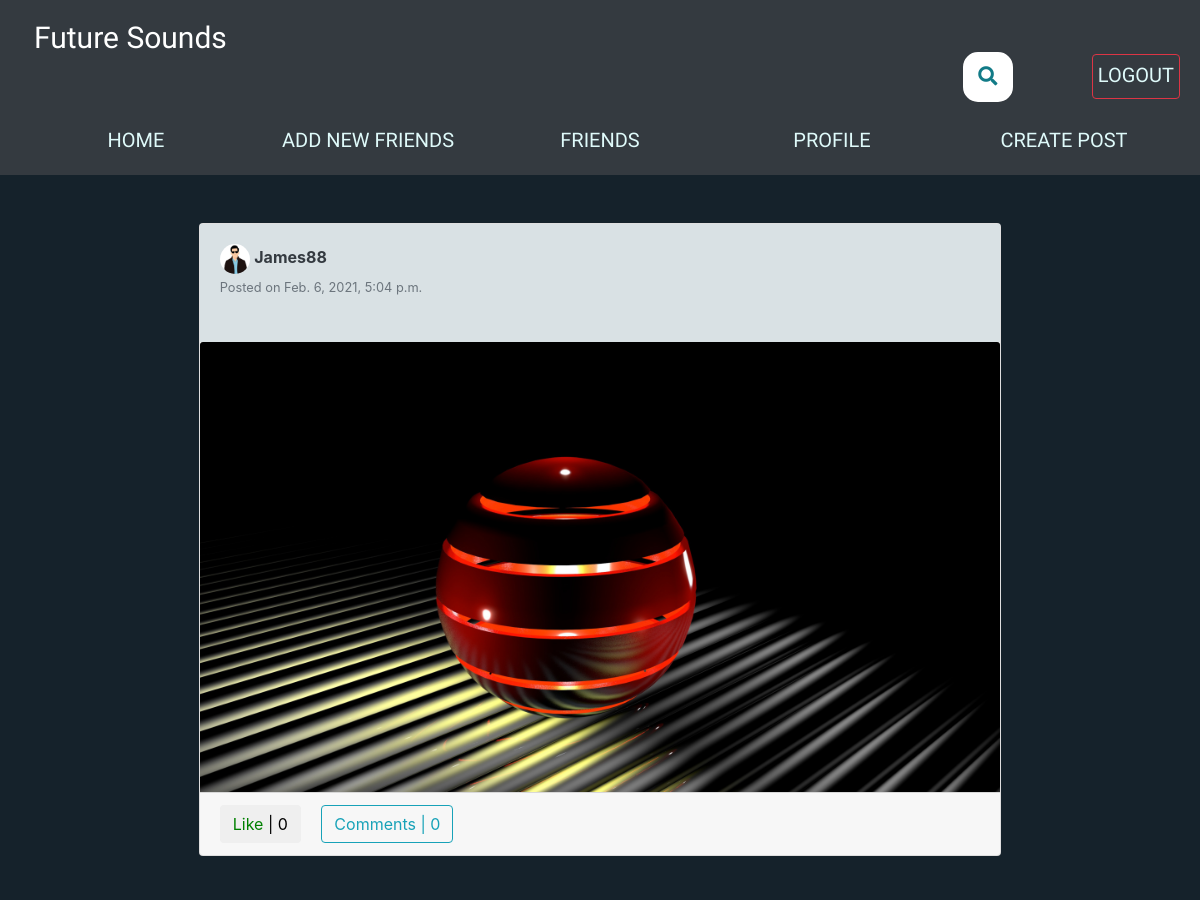
Page /user_posts/James88 (signed in, upper part) on the earlier database version.
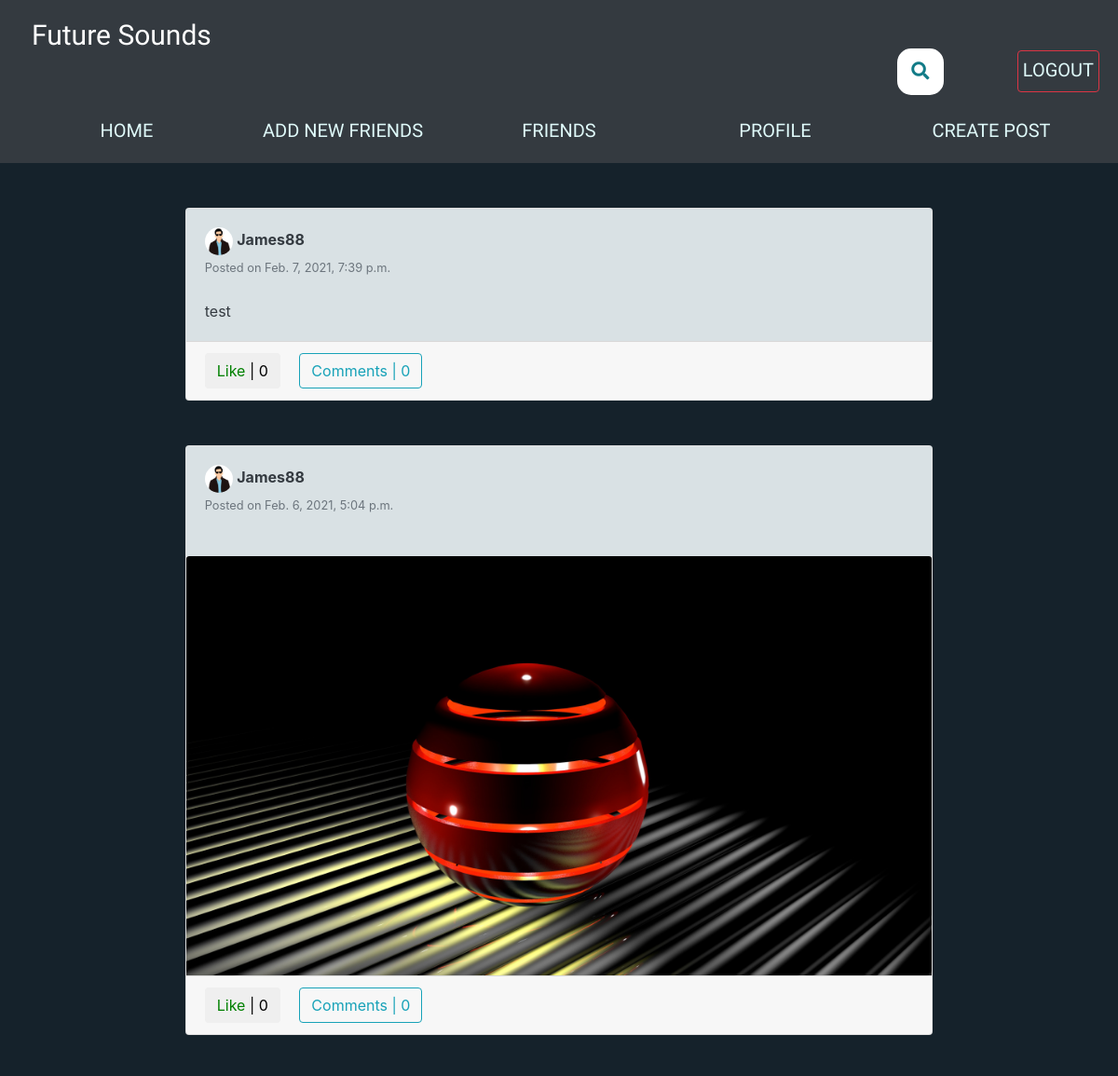
Same page on the later database version.
### feed/models.py (models this page shows, shortened)
class Post(models.Model):
	description = models.TextField(max_length=255)
	pic = models.ImageField(upload_to='path/to/img', blank=True)
	date_posted = models.DateTimeField(default=timezone.now)
	user_name = models.ForeignKey(User, on_delete=models.CASCADE)
	tags = models.CharField(max_length=100, blank=True)

### users/models.py (models this page shows, shortened)
class Profile(models.Model):
    user = models.OneToOneField(User, on_delete=models.CASCADE)
    image = models.ImageField(default='default.png', upload_to='profile_pics')
    slug = AutoSlugField(populate_from='user')
    bio = models.CharField(max_length=255, blank=True)
    friends = models.ManyToManyField('Profile', blank=True)
    def get_absolute_url(self):
        return "/users/{}".format(self.slug)

### feed/views.py (the view)
# urls.py: path('user_posts/<str:username>', UserPostListView.as_view(), name='user-posts'),
class UserPostListView(LoginRequiredMixin, ListView):
	model = Post
	template_name = 'feed/user_posts.html'
	context_object_name = 'posts'
	paginate_by = 10
	def get_context_data(self, **kwargs):
		context = super(UserPostListView, self).get_context_data(**kwargs)
		user = get_object_or_404(User, username=self.kwargs.get('username'))
		liked = [i for i in Post.objects.filter(user_name=user) if Like.objects.filter(user = self.request.user, post=i)]
		context['liked_post'] = liked
		return context
	def get_queryset(self):
		user = get_object_or_404(User, username=self.kwargs.get('username'))
		return Post.objects.filter(user_name=user).order_by('-date_posted')

### feed/templates/feed/user_posts.html (shortened to what this page needs)
{% extends "feed/layout.html" %}
{% load static %}
{% block searchform %}
<div class="container2">
<link rel="stylesheet" href="https://use.fontawesome.com/releases/v5.3.1/css/all.css"
integrity="sha384-mzrmE5qonljUremFsqc01SB46JvROS7bZs3IO2EmfFsd15uHvIt+Y8vEf7N7fWAU">
<form class="searchbar" action="{% url 'search_posts' %}" method="get"">
  <button id="search_btn" type="submit">
  <i class="fa fa-search"></i>
  </button>
</form>
</div>
{% endblock searchform %}
{% block content %}
 	<div class="container">
	    <div class="row">
	      <div class="col-xl-9 col-md-10 m-auto order-xl-2 mb-5 mb-xl-0">
	        {% for post in posts %}
	        <div class="card card-signin my-5">
	          <div class="card-body">
	          	<a href="{{ post.user_name.profile.get_absolute_url }}"><img src="{{ post.user_name.profile.image.url }}" class="rounded-circle" width="30" height="30" alt=""></a>
	          	<a class="text-dark" href="{{ post.user_name.profile.get_absolute_url }}"><b>{{ post.user_name }}</b></a>
	          	<br><small class="text-muted">Posted on {{ post.date_posted }}</small>
	          	<br><br>
	            <p class="card-text text-dark">{{ post.description }}</p>
	          </div>
            {% if post.pic %}
	          <a href="{% url 'post-detail' post.id %}"><img class="card-img-top" src="{{ post.pic.url }}" alt=""></a>
            {% endif %}
	          <div class="card-footer">
	          	<button class="btn btn-white mr-3 like" id="{{ post.id }}">
			        {% if post in liked_post %}
			            <a href="{% url 'post-like' %}" style="color:red;" id="likebtn{{ post.id }}"> Unlike</a> | {{post.likes.count}}
			        {% else %}
			            <a href="{% url 'post-like' %}" style="color:green;" id="likebtn{{ post.id }}"> Like</a> | {{post.likes.count}}
			        {% endif %}
			    </button>
	          	<a class="btn btn-outline-info" href="{% url 'post-detail' post.id %}">Comments | {{ post.details.count }}</a>
	          </div>
	        </div>
	        {% endfor %}
	  	   </div>
	    </div>
	</div>
{% endblock content %}

Differences in the rows shown:
added Post: user_name.profile.image (picture), user_name "James88", date_posted "Feb. 7, 2021, 7:39 p.m.", description "test", likes.count "0", details.count "0"
